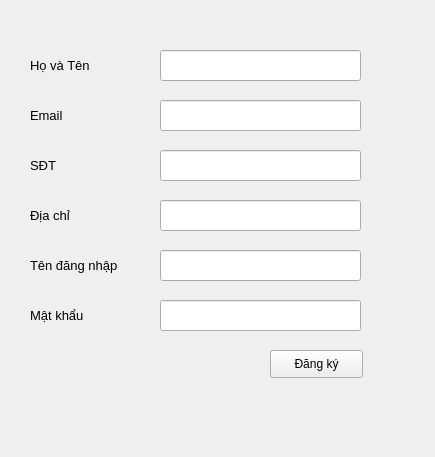
<?xml version="1.0" encoding="UTF-8"?>
<ui version="4.0">
 <class>f_dki</class>
 <widget class="QWidget" name="f_dki">
  <property name="geometry">
   <rect>
    <x>0</x>
    <y>0</y>
    <width>435</width>
    <height>457</height>
   </rect>
  </property>
  <property name="windowTitle">
   <string>Form</string>
  </property>
  <widget class="QLineEdit" name="txt_tenkh">
   <property name="geometry">
    <rect>
     <x>160</x>
     <y>50</y>
     <width>201</width>
     <height>31</height>
    </rect>
   </property>
   <property name="font">
    <font>
     <pointsize>10</pointsize>
    </font>
   </property>
  </widget>
  <widget class="QLineEdit" name="txt_emailkh">
   <property name="geometry">
    <rect>
     <x>160</x>
     <y>100</y>
     <width>201</width>
     <height>31</height>
    </rect>
   </property>
   <property name="font">
    <font>
     <pointsize>10</pointsize>
    </font>
   </property>
  </widget>
  <widget class="QLineEdit" name="txt_sdtkh">
   <property name="geometry">
    <rect>
     <x>160</x>
     <y>150</y>
     <width>201</width>
     <height>31</height>
    </rect>
   </property>
   <property name="font">
    <font>
     <pointsize>10</pointsize>
    </font>
   </property>
  </widget>
  <widget class="QLineEdit" name="txt_dckh">
   <property name="geometry">
    <rect>
     <x>160</x>
     <y>200</y>
     <width>201</width>
     <height>31</height>
    </rect>
   </property>
   <property name="font">
    <font>
     <pointsize>10</pointsize>
    </font>
   </property>
  </widget>
  <widget class="QLineEdit" name="txt_uname">
   <property name="geometry">
    <rect>
     <x>160</x>
     <y>250</y>
     <width>201</width>
     <height>31</height>
    </rect>
   </property>
   <property name="font">
    <font>
     <pointsize>10</pointsize>
    </font>
   </property>
  </widget>
  <widget class="QLineEdit" name="txt_pass">
   <property name="geometry">
    <rect>
     <x>160</x>
     <y>300</y>
     <width>201</width>
     <height>31</height>
    </rect>
   </property>
   <property name="font">
    <font>
     <pointsize>10</pointsize>
    </font>
   </property>
  </widget>
  <widget class="QLabel" name="label">
   <property name="geometry">
    <rect>
     <x>30</x>
     <y>50</y>
     <width>91</width>
     <height>31</height>
    </rect>
   </property>
   <property name="font">
    <font>
     <pointsize>10</pointsize>
    </font>
   </property>
   <property name="text">
    <string>Họ và Tên</string>
   </property>
  </widget>
  <widget class="QLabel" name="label_2">
   <property name="geometry">
    <rect>
     <x>30</x>
     <y>100</y>
     <width>91</width>
     <height>31</height>
    </rect>
   </property>
   <property name="font">
    <font>
     <pointsize>10</pointsize>
    </font>
   </property>
   <property name="text">
    <string>Email</string>
   </property>
  </widget>
  <widget class="QLabel" name="label_3">
   <property name="geometry">
    <rect>
     <x>30</x>
     <y>150</y>
     <width>91</width>
     <height>31</height>
    </rect>
   </property>
   <property name="font">
    <font>
     <pointsize>10</pointsize>
    </font>
   </property>
   <property name="text">
    <string>SĐT</string>
   </property>
  </widget>
  <widget class="QLabel" name="label_4">
   <property name="geometry">
    <rect>
     <x>30</x>
     <y>200</y>
     <width>91</width>
     <height>31</height>
    </rect>
   </property>
   <property name="font">
    <font>
     <pointsize>10</pointsize>
    </font>
   </property>
   <property name="text">
    <string>Địa chỉ</string>
   </property>
  </widget>
  <widget class="QLabel" name="label_5">
   <property name="geometry">
    <rect>
     <x>30</x>
     <y>250</y>
     <width>121</width>
     <height>31</height>
    </rect>
   </property>
   <property name="font">
    <font>
     <pointsize>10</pointsize>
    </font>
   </property>
   <property name="text">
    <string>Tên đăng nhập</string>
   </property>
  </widget>
  <widget class="QLabel" name="label_6">
   <property name="geometry">
    <rect>
     <x>30</x>
     <y>300</y>
     <width>91</width>
     <height>31</height>
    </rect>
   </property>
   <property name="font">
    <font>
     <pointsize>10</pointsize>
    </font>
   </property>
   <property name="text">
    <string>Mật khẩu</string>
   </property>
  </widget>
  <widget class="QPushButton" name="btn_dk">
   <property name="geometry">
    <rect>
     <x>270</x>
     <y>350</y>
     <width>93</width>
     <height>28</height>
    </rect>
   </property>
   <property name="text">
    <string>Đăng ký</string>
   </property>
  </widget>
 </widget>
 <resources/>
 <connections/>
</ui>
